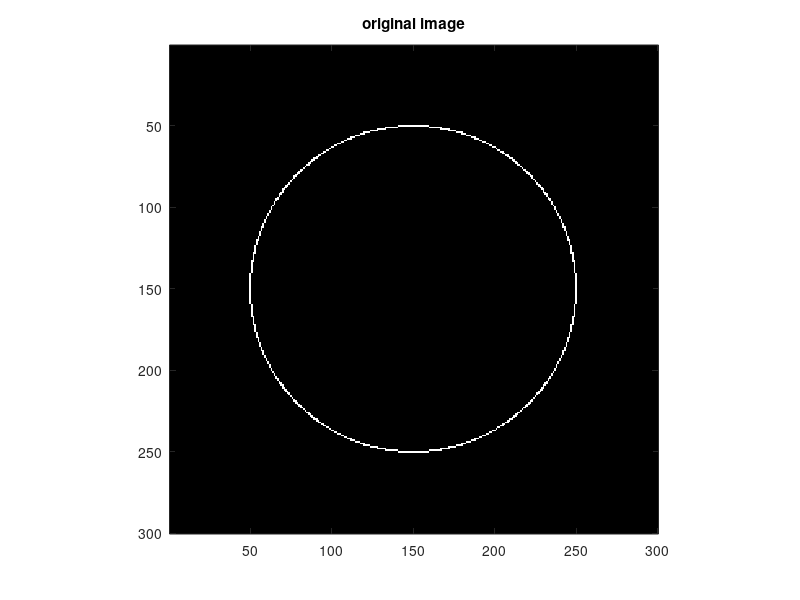
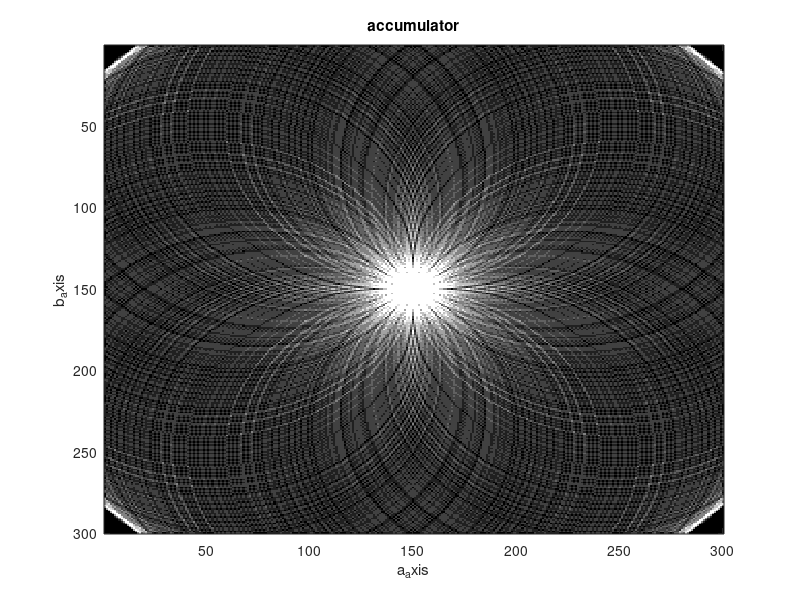
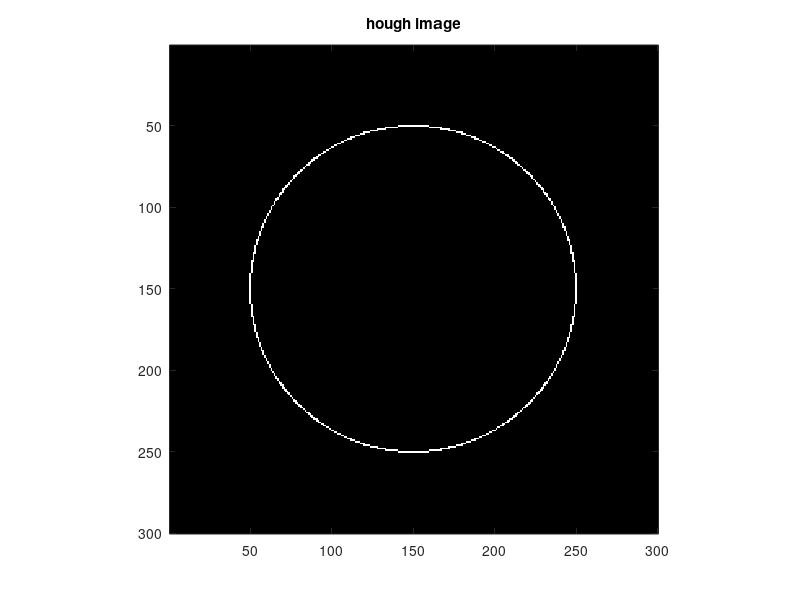

The MATLAB script that drew these images, in order:
clear
clc

myimage=zeros(300,300);%demo image
xcenter=150;%set origin
ycenter=150;
radius=100;%set radius
theta=linspace(0,2*pi,round(4*pi*radius));%going around twice to make sure there are no gaps in circle due to discretized
x=radius*cos(theta)+xcenter;%equation for circle
y=radius*sin(theta)+ycenter;
for k=1:length(x)%for each x,y pair
    row=round(y(k));
    col=round(x(k));
    myimage(row,col)=255;%white circle
end
figure(1)
imshow(myimage)
title('original image')
axis on

[height,width]=size(myimage);
a_axis=0+1:1:size(myimage,2);%same size as width
b_axis=0+1:1:size(myimage,1);%same size as height
radius=90+1:1:150;%for radius range for unknown radius 3D
thetas=0+1:1:360;%for 0-360 degrees
numthetas=length(thetas);
accumulator=zeros(length(b_axis),length(a_axis));%same dimensions as image(row,col)%2D
%accumulator=zeros(length(b_axis),length(a_axis),length(radius));%same dimensions as image(row,col) 3D
for y=1:height
    for x=1:width
        if myimage(y,x)>0%for each edge pixel
            %for z=1:length(radius)%for unknown radius
                %r=radius(z);%for unknown radius
                r=100;%for static radius
                for k=1:numthetas%for 0-360 degrees
                    a=x-r*cosd(thetas(k));%circle parametric equation
                    b=y-r*sind(thetas(k));%for certain x,y get a,b pair
                    if a>=1 && a<=size(myimage,2) && b>=1 && b<=size(myimage,1)%check within boundary
                        accumulator(round(b),round(a))=accumulator(round(b),round(a))+1;%2D
                        %accumulator(round(b),round(a),z)=accumulator(round(b),round(a),z)+1;%3D
                    end
                end
            %end
        end
    end
end
figure(2)
imshow(imadjust(rescale(accumulator)),[],'XData',a_axis,'YData',b_axis,'InitialMagnification','fit')
xlabel('a_axis')
ylabel('b_axis')
title('accumulator')
axis on
axis normal
colormap(gray)

figure(3)
houghimage=zeros(height,width);%init output image
threshold = .9*max(max(accumulator));%threshold 2D
%threshold = .9*max(max(max(accumulator)));%threshold 3D
[height,width,depth]=size(accumulator);%my accumulator size
count=0;
r=100;%for static radius
for i=1:height%for b_axis
    for j=1:width%for a_axis
        %for m=1:depth%for radius
            if accumulator(i,j)>threshold%above threshold 2D
            %if accumulator(i,j,m)>threshold%above threshold 3D
                b=b_axis(i);%take out b
                a=a_axis(j);%take out a
                %r=radius(m);%take out r
                sprintf("a %d, b %d, r %d",a,b,r)%print a,b from accumulator>threshold
                count=count+1;
                theta=linspace(0,2*pi,round(4*pi*r));%going around twice to make sure there are no gaps in circle due to discretized
                x=r*cos(theta)+a;%for certain a,b get x,y pair
                y=r*sin(theta)+b;
                for k=1:length(x)%for each x,y pair
                    row=round(y(k));
                    col=round(x(k));
                    if row>=1 && row<=size(myimage,1) && col>=1 && col<=size(myimage,2)%check boundary range
                        houghimage(row,col)=255;%white circle
                    end
                end
            end
        %end
    end
end
count%display draw count from accumulator>threshold
figure(3)
imshow(houghimage)
title('hough image')
axis on
